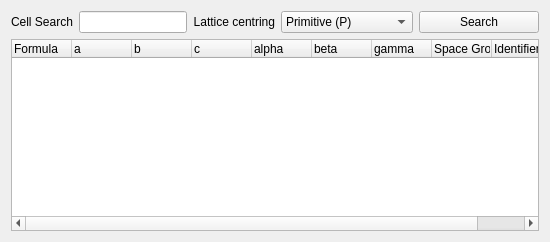
      <widget class="QWidget" name="CCDCSearchTab">
       <property name="sizePolicy">
        <sizepolicy hsizetype="Expanding" vsizetype="Preferred">
         <horstretch>0</horstretch>
         <verstretch>0</verstretch>
        </sizepolicy>
       </property>
       <attribute name="title">
        <string>CellCheckCSD</string>
       </attribute>
       <layout class="QVBoxLayout" name="verticalLayout_5">
        <item>
         <layout class="QVBoxLayout" name="verticalLayout_4">
          <item>
           <layout class="QGridLayout" name="gridLayout_5" columnstretch="4,0,0,0,0">
            <item row="0" column="1">
             <widget class="QLineEdit" name="cellSearchCSDLineEdit">
              <property name="sizePolicy">
               <sizepolicy hsizetype="Expanding" vsizetype="Fixed">
                <horstretch>20</horstretch>
                <verstretch>0</verstretch>
               </sizepolicy>
              </property>
             </widget>
            </item>
            <item row="0" column="3">
             <widget class="QComboBox" name="lattCentComboBox">
              <property name="sizePolicy">
               <sizepolicy hsizetype="Preferred" vsizetype="Fixed">
                <horstretch>3</horstretch>
                <verstretch>0</verstretch>
               </sizepolicy>
              </property>
              <item>
               <property name="text">
                <string comment="P">Primitive (P)</string>
               </property>
              </item>
              <item>
               <property name="text">
                <string comment="A">A-centered (A)</string>
               </property>
              </item>
              <item>
               <property name="text">
                <string comment="B">B-centered (B)</string>
               </property>
              </item>
              <item>
               <property name="text">
                <string comment="C">C-centered (C)</string>
               </property>
              </item>
              <item>
               <property name="text">
                <string comment="F">Face-centered (F)</string>
               </property>
              </item>
              <item>
               <property name="text">
                <string comment="I">Body-centered (I)</string>
               </property>
              </item>
              <item>
               <property name="text">
                <string comment="R">Rhombohedral (R)</string>
               </property>
              </item>
             </widget>
            </item>
            <item row="0" column="4">
             <widget class="QPushButton" name="CSDpushButton">
              <property name="minimumSize">
               <size>
                <width>120</width>
                <height>0</height>
               </size>
              </property>
              <property name="text">
               <string>Search</string>
              </property>
             </widget>
            </item>
            <item row="0" column="2">
             <widget class="QLabel" name="latticeCenteringLabel">
              <property name="sizePolicy">
               <sizepolicy hsizetype="Preferred" vsizetype="Preferred">
                <horstretch>4</horstretch>
                <verstretch>0</verstretch>
               </sizepolicy>
              </property>
              <property name="text">
               <string>Lattice centring</string>
              </property>
              <property name="alignment">
               <set>Qt::AlignRight|Qt::AlignTrailing|Qt::AlignVCenter</set>
              </property>
             </widget>
            </item>
            <item row="0" column="0">
             <widget class="QLabel" name="cellSearchLabelCSD">
              <property name="sizePolicy">
               <sizepolicy hsizetype="MinimumExpanding" vsizetype="Preferred">
                <horstretch>0</horstretch>
                <verstretch>0</verstretch>
               </sizepolicy>
              </property>
              <property name="text">
               <string>Cell Search</string>
              </property>
             </widget>
            </item>
           </layout>
          </item>
          <item>
           <widget class="QTreeWidget" name="CSDtreeWidget">
            <property name="toolTip">
             <string>&lt;html&gt;&lt;head/&gt;&lt;body&gt;&lt;p&gt;Double-click to view structure details in web browser&lt;/p&gt;&lt;/body&gt;&lt;/html&gt;</string>
            </property>
            <property name="verticalScrollBarPolicy">
             <enum>Qt::ScrollBarAsNeeded</enum>
            </property>
            <property name="horizontalScrollBarPolicy">
             <enum>Qt::ScrollBarAsNeeded</enum>
            </property>
            <property name="uniformRowHeights">
             <bool>false</bool>
            </property>
            <property name="sortingEnabled">
             <bool>false</bool>
            </property>
            <attribute name="headerCascadingSectionResizes">
             <bool>false</bool>
            </attribute>
            <attribute name="headerDefaultSectionSize">
             <number>60</number>
            </attribute>
            <attribute name="headerHighlightSections">
             <bool>false</bool>
            </attribute>
            <attribute name="headerMinimumSectionSize">
             <number>20</number>
            </attribute>
            <attribute name="headerShowSortIndicator" stdset="0">
             <bool>false</bool>
            </attribute>
            <attribute name="headerStretchLastSection">
             <bool>true</bool>
            </attribute>
            <column>
             <property name="text">
              <string>Formula</string>
             </property>
            </column>
            <column>
             <property name="text">
              <string>a</string>
             </property>
            </column>
            <column>
             <property name="text">
              <string>b</string>
             </property>
            </column>
            <column>
             <property name="text">
              <string>c</string>
             </property>
            </column>
            <column>
             <property name="text">
              <string>alpha</string>
             </property>
             <property name="font">
              <font>
               <weight>50</weight>
               <bold>false</bold>
              </font>
             </property>
            </column>
            <column>
             <property name="text">
              <string>beta</string>
             </property>
            </column>
            <column>
             <property name="text">
              <string>gamma</string>
             </property>
            </column>
            <column>
             <property name="text">
              <string>Space Group</string>
             </property>
            </column>
            <column>
             <property name="text">
              <string>Identifier</string>
             </property>
            </column>
           </widget>
          </item>
         </layout>
        </item>
       </layout>
      </widget>
